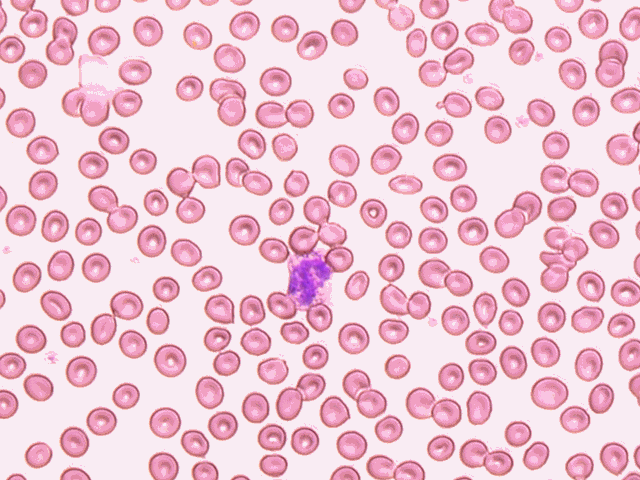
%> input picture ImageUnderstanding_LAB1/white_blood_cells.png, 640 x 480 px
$ octave P4.m   (GNU Octave 9; MATLAB toolbox functions it lacks are replaced by stand-ins)
%> lines starting %> are read from the running program, lines starting %| are printed output that depends on the picture
myImage = imread('white_blood_cells.png');
%> myImage is the input picture: size 480x640x3 uint8; mean R, G, B 239.1, 197.9, 212.8
grayImage = rgb2gray(myImage);
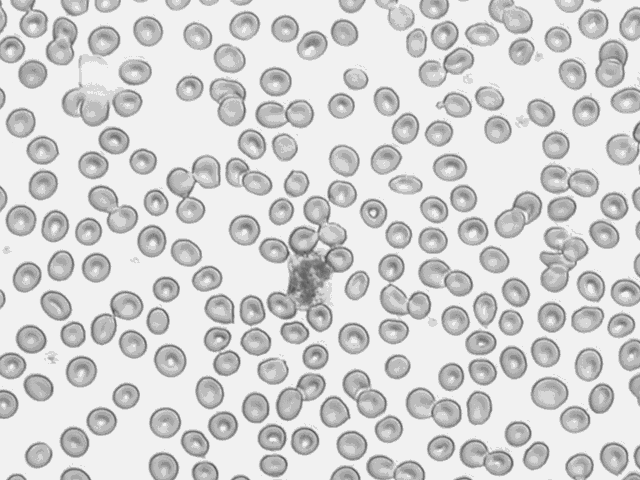
%> grayImage: size 480x640 uint8; min 78, max 241, mean 212
doubleImage = double(grayImage);
img2=doubleImage(1:2:end,1:2:end);
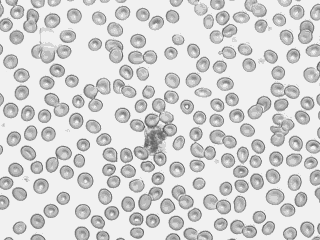
%> img2: size 240x320 double; min 84, max 241, mean 212.2
img7=doubleImage(1:7:end,1:7:end);
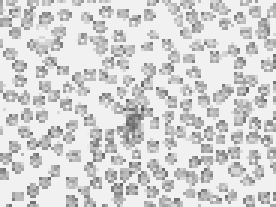
%> img7: size 69x92 double (shown 3 times larger); min 84, max 241, mean 211.9


subplot 121;
imshow(uint8(img2));
title('1/2 sampling')

subplot 122;
imshow(uint8(img7));
title('1/7 sampling')
